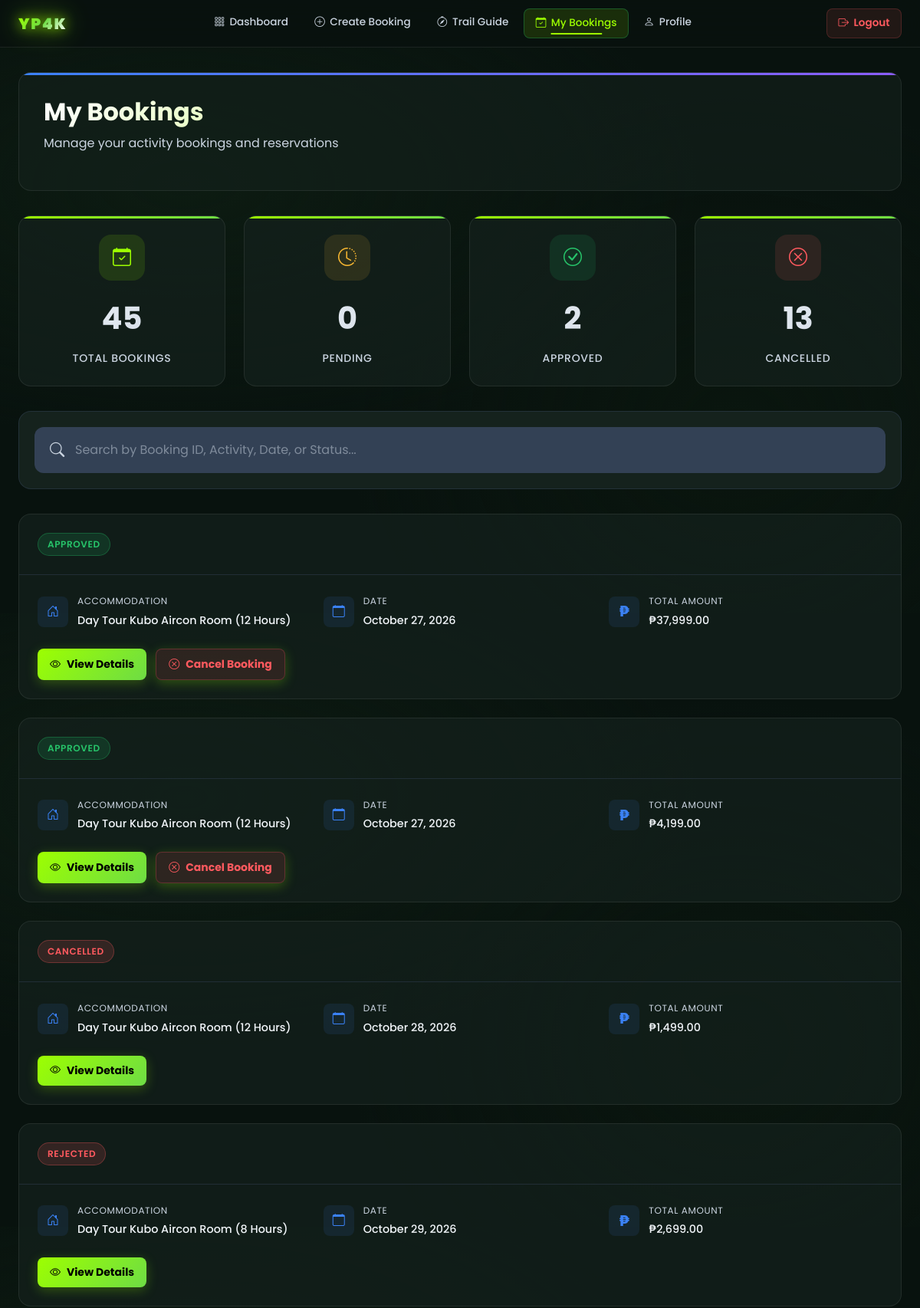
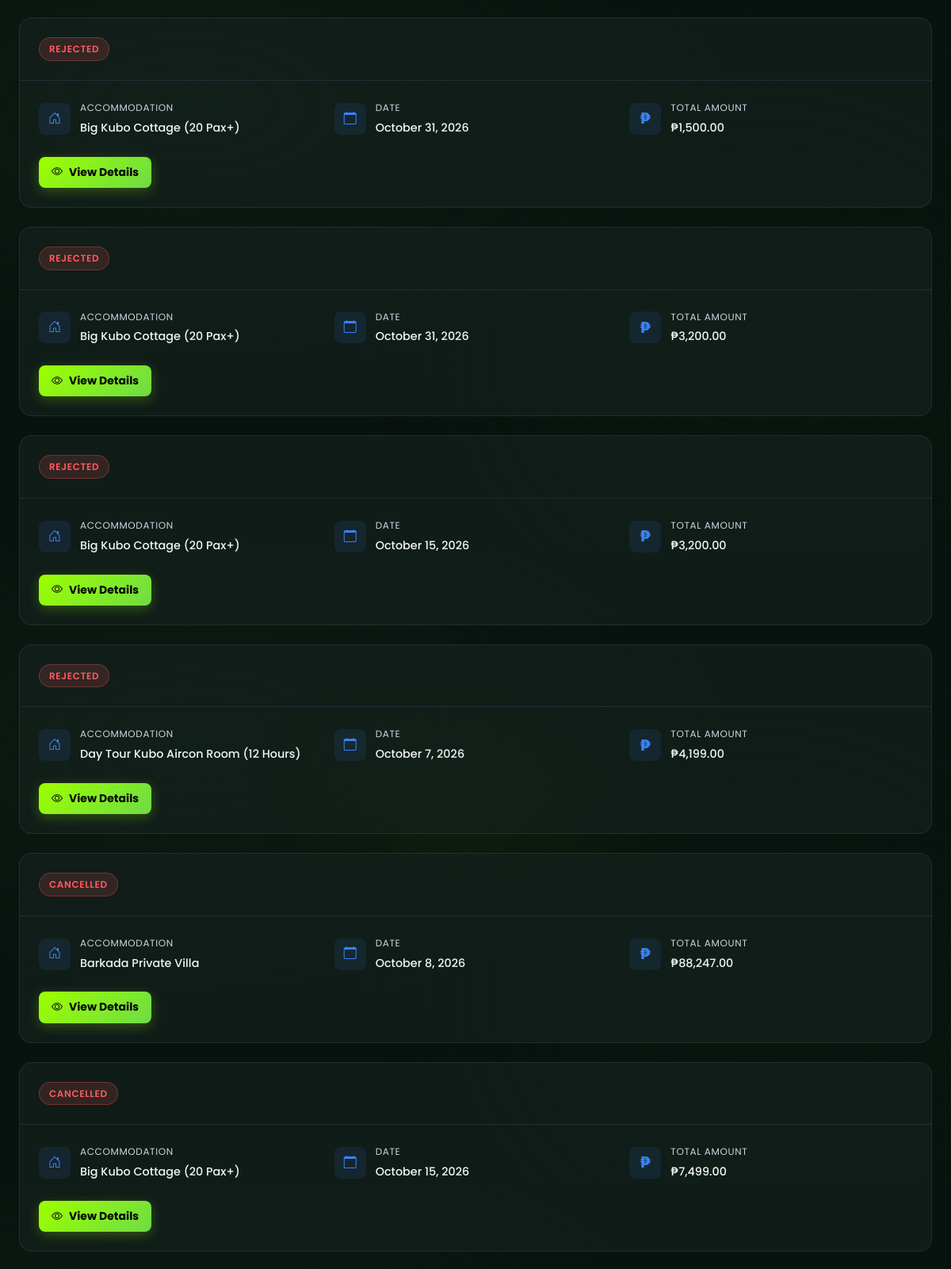
Page /User_Dashboard/my-bookings.php (signed in, upper part) on the committed database (2 pictures, top to bottom).
### tables this page shows
CREATE TABLE `bookings` (
  `id` int(11) NOT NULL,
  `booking_reference` varchar(20) NOT NULL,
  `user_id` int(11) DEFAULT NULL,
  `booking_type` enum('activity','accommodation','bundle') NOT NULL,
  `activity_id` int(11) DEFAULT NULL,
  `accommodation_id` int(11) DEFAULT NULL,
  `bundle_id` int(11) DEFAULT NULL,
  `status_id` int(11) NOT NULL DEFAULT 1,
  `full_name` varchar(255) NOT NULL,
  `email` varchar(255) NOT NULL,
  `phone_number` varchar(20) NOT NULL,
  `check_in_date` date NOT NULL,
  `check_in_time` time DEFAULT NULL,
  `check_out_date` date DEFAULT NULL,
  `check_out_time` time DEFAULT NULL,
  `number_of_days` int(11) DEFAULT NULL,
  `number_of_guests` int(11) NOT NULL DEFAULT 1,
  `special_requests` text DEFAULT NULL,
  `total_amount` decimal(10,2) NOT NULL,
  `payment_status` enum('pending','paid','refunded') DEFAULT 'pending',
  `payment_method` varchar(50) DEFAULT 'gcash',
  `booking_source` enum('online','walk_in') NOT NULL DEFAULT 'online',
  `guest_name` varchar(255) DEFAULT NULL,
  `guest_contact` varchar(30) DEFAULT NULL,
  `created_at` timestamp NOT NULL DEFAULT current_timestamp(),
  `updated_at` timestamp NOT NULL DEFAULT current_timestamp() ON UPDATE current_timestamp(),
  `payment_proof` varchar(500) DEFAULT NULL,
  `expires_at` datetime DEFAULT NULL
);

CREATE TABLE `booking_status` (
  `id` int(11) NOT NULL,
  `name` varchar(50) NOT NULL,
  `description` text DEFAULT NULL,
  `color` varchar(20) DEFAULT NULL,
  `is_active` tinyint(1) DEFAULT 1,
  `created_at` timestamp NOT NULL DEFAULT current_timestamp()
);

### User_Dashboard/my-bookings.php (the view, shortened to what this page needs)
<?php
$lastVisitedBookings = $_SESSION['last_visited_bookings'] ?? '2000-01-01 00:00:00';
global $conn;
$userId    = $_SESSION['user_id'];
$stmt = $conn->prepare("
    SELECT
        b.id,
        b.booking_reference,
        b.booking_type,
        b.activity_id,
        b.accommodation_id,
        b.bundle_id,
        b.full_name,
        b.email,
        b.phone_number,
        b.check_in_date,
        b.check_in_time,
        b.check_out_date,
        b.check_out_time,
        b.number_of_days,
        b.number_of_guests,
        b.special_requests,
        b.total_amount,
        b.payment_status,
        b.payment_proof,
        b.expires_at,
        TIMESTAMPDIFF(SECOND, NOW(), b.expires_at) as seconds_remaining,
        b.created_at,
        bs.name as status_name,
        bs.description as status_description,
        bs.color as status_color,
        CASE
            WHEN b.booking_type = 'activity' THEN a.name
            WHEN b.booking_type = 'bundle' THEN bun.name
            ELSE acc.name
        END as item_name,
        CASE
            WHEN b.booking_type = 'activity' THEN 'bi-activity'
            WHEN b.booking_type = 'bundle' THEN 'bi-box-seam'
            ELSE 'bi-house-door'
        END as item_icon,
        bun.description as bundle_description
    FROM bookings b
    LEFT JOIN booking_status bs ON b.status_id = bs.id
    LEFT JOIN activities a ON b.activity_id = a.id
    LEFT JOIN accommodations acc ON b.accommodation_id = acc.id
    LEFT JOIN bundles bun ON b.bundle_id = bun.id
    WHERE b.user_id = ?
    ORDER BY b.created_at DESC
");
$stmt->bind_param('i', $userId);
$stmt->execute();
$result = $stmt->get_result();
$bookings = [];
while ($row = $result->fetch_assoc()) {
    $bookings[] = $row;
}
$statsQuery = "
    SELECT
        bs.name as status,
        COUNT(*) as count
    FROM bookings b
    JOIN booking_status bs ON b.status_id = bs.id
    WHERE b.user_id = ?
    GROUP BY bs.name
";
$stmt = $conn->prepare($statsQuery);
$stmt->bind_param('i', $userId);
$stmt->execute();
$statsResult = $stmt->get_result();
$stats = [
    'pending_review' => 0,
    'approved' => 0,
    'rejected' => 0,
    'completed' => 0,
    'cancelled' => 0
];
while ($row = $statsResult->fetch_assoc()) {
    $stats[$row['status']] = $row['count'];
}
?>
<!DOCTYPE html>
<html lang="en">
<head>
    <link href="../assets/css/bootstrap.min.css" rel="stylesheet">
    <link rel="stylesheet" href="../css/resort-theme.css">
    <link rel="stylesheet" href="../css/dashboard-resort.css">
    <link rel="stylesheet" href="https://cdn.jsdelivr.net/npm/bootstrap-icons@1.11.0/font/bootstrap-icons.css">
</head>
<body>
    <?php include 'components/navigation.php'; ?>
    <div class="container-fluid px-4 bookings-container">
        <div class="page-header">
            <h1 class="page-title">My Bookings</h1>
            <p class="page-subtitle">Manage your activity bookings and reservations</p>
        </div>
        <div class="stats-grid">
            <div class="stat-card">
                <div class="stat-icon primary">
                    <i class="bi bi-calendar-check"></i>
                </div>
                <div class="stat-number"><?php echo count($bookings); ?></div>
                <div class="stat-label">Total Bookings</div>
            </div>
            <div class="stat-card">
                <div class="stat-icon warning">
                    <i class="bi bi-clock-history"></i>
                </div>
                <div class="stat-number"><?php echo $stats['pending_review']; ?></div>
                <div class="stat-label">Pending</div>
            </div>
            <div class="stat-card">
                <div class="stat-icon success">
                    <i class="bi bi-check-circle"></i>
                </div>
                <div class="stat-number"><?php echo $stats['approved']; ?></div>
                <div class="stat-label">Approved</div>
            </div>
            <div class="stat-card">
                <div class="stat-icon danger">
                    <i class="bi bi-x-circle"></i>
                </div>
                <div class="stat-number"><?php echo $stats['cancelled']; ?></div>
                <div class="stat-label">Cancelled</div>
            </div>
        </div>
        <div class="search-bar-container">
            <div class="search-input-wrapper">
                <i class="bi bi-search search-icon"></i>
                <input type="text" id="bookingSearchInput" class="premium-search-input" placeholder="Search by Booking ID, Activity, Date, or Status..." onkeyup="searchBookings()">
            </div>
        </div>
        <div id="bookingsList">
            <?php if (count($bookings) > 0): ?>
                <?php foreach ($bookings as $booking): ?>
                    <?php
                        $isUnread = ($booking['status_name'] === 'pending_review' && $booking['created_at'] > $lastVisitedBookings);
                        $highlightClass = $isUnread ? ' unread-highlight' : '';
                    ?>
                    <div class="booking-card<?php echo $highlightClass; ?>" data-booking-id="<?php echo $booking['id']; ?>" data-status="<?php echo $booking['status_name']; ?>" data-activity="<?php echo $booking['item_name']; ?>">
                        <div class="booking-header d-flex align-items-center justify-content-between flex-wrap gap-2">
                            <div class="d-flex align-items-center gap-2">
                                <span class="booking-status status-<?php echo $booking['status_name']; ?>">
                                    <?php echo ucfirst(str_replace('_', ' ', $booking['status_name'])); ?>
                                </span>
                            </div>
                        </div>
                        <div class="booking-body">
                            <div class="booking-info">
                                <div class="booking-info-item">
                                    <div class="booking-info-icon">
                                        <i class="bi <?php echo $booking['item_icon'] ?: 'bi-calendar-check'; ?>"></i>
                                    </div>
                                    <div class="booking-info-content">
                                        <div class="booking-info-label"><?php echo ucfirst($booking['booking_type']); ?></div>
                                        <div class="booking-info-value"><?php echo htmlspecialchars($booking['item_name']); ?></div>
                                    </div>
                                </div>
                                <div class="booking-info-item">
                                    <div class="booking-info-icon">
                                        <i class="bi bi-calendar"></i>
                                    </div>
                                    <div class="booking-info-content">
                                        <div class="booking-info-label">Date</div>
                                        <div class="booking-info-value"><?php echo date('F j, Y', strtotime($booking['check_in_date'])); ?></div>
                                    </div>
                                </div>
                                <div class="booking-info-item">
                                    <div class="booking-info-icon">
                                        <span style="font-weight: 800; font-style: normal; font-size: 1.2rem; line-height: 1;">&#8369;</span>
                                    </div>
                                    <div class="booking-info-content">
                                        <div class="booking-info-label">Total Amount</div>
                                        <div class="booking-info-value">&#8369;<?php echo number_format($booking['total_amount'], 2); ?></div>
                                    </div>
                                </div>
                            </div>
                            <div class="booking-actions">
                                <button class="btn-modern btn-primary-modern" onclick="viewBooking(<?php echo $booking['id']; ?>)">
                                    <i class="bi bi-eye"></i>View Details
                                </button>
                                <?php if ($booking['status_name'] === 'approved'): ?>
                                <button class="btn-modern btn-danger-modern" onclick="cancelBooking(<?php echo $booking['id']; ?>)">
                                    <i class="bi bi-x-circle"></i>Cancel Booking
                                </button>
                                <?php elseif ($booking['status_name'] === 'completed'): ?>
                                <button class="btn-modern btn-primary-modern" onclick="rebookActivity(<?php echo $booking['id']; ?>)">
                                    <i class="bi bi-arrow-repeat"></i>Book Again
                                </button>
                                <?php endif; ?>
                            </div>
                        </div>
                    </div>
                <?php endforeach; ?>
            <?php endif; ?>
        </div>
    </div>
</body>
</html>

### css/resort-theme.css (style rules this page uses)
:root { --bg-primary: #08120E; --bg-secondary: #101B17; --bg-card: #15221D; --bg-card-2: #1A2B22; --bg-elevated: #1E3028; --nav-bg: rgba(9, 18, 15, 0.88); --accent: #9DFF00; --accent-2: #6EDC45; --accent-3: #4BBF2E; --accent-dim: rgba(157, 255, 0, 0.5); --glow: rgba(157, 255, 0, 0.18); --glow-sm: rgba(157, 255, 0, 0.08); --glow-lg: rgba(157, 255, 0, 0.25); --text: #FFFFFF; --text-2: #cbd5e1; --text-muted: #cbd5e1; --text-dim: #94a3b8; --success: #27C46A; --warning: #F7B731; --error: #FF5A5F; --info: #B8C4BE; --border: rgba(255, 255, 255, 0.08); --border-2: rgba(255, 255, 255, 0.04); --border-accent: rgba(157, 255, 0, 0.3); --border-hover: rgba(157, 255, 0, 0.5); --shadow-sm: 0 1px 4px rgba(0,0,0,0.5); --shadow-md: 0 4px 20px rgba(0,0,0,0.55); --shadow-lg: 0 10px 40px rgba(0,0,0,0.65); --shadow-xl: 0 20px 60px rgba(0,0,0,0.7); --shadow-glow: 0 0 30px rgba(157, 255, 0, 0.12); --shadow-glow-lg:0 0 60px rgba(157, 255, 0, 0.2); --radius-xs: 6px; --radius-sm: 10px; --radius-md: 14px; --radius-lg: 18px; --radius-xl: 24px; --radius-2xl: 32px; --t: all 0.3s cubic-bezier(0.4, 0, 0.2, 1); --t-fast: all 0.15s ease; --t-slow: all 0.5s cubic-bezier(0.4, 0, 0.2, 1); --font: 'Poppins', -apple-system, BlinkMacSystemFont, sans-serif; }
*, *::before, *::after { margin: 0; padding: 0; box-sizing: border-box; }
html { scroll-behavior: smooth; overflow-x: hidden; }
body { font-family: var(--font); background-color: var(--bg-primary); color: var(--text); min-height: 100vh; line-height: 1.65; overflow-x: hidden; -webkit-font-smoothing: antialiased; }

### User_Dashboard/components/navigation.php (style rules this page uses)
main, .container-fluid, .content-container { animation: fadeIn 0.3s ease-out forwards; }

### rows in the picture
bookings: status.name "APPROVED", booking_type "ACCOMMODATION", item_name "Day Tour Kubo Aircon Room (12 Hours)", check_in_date "October 27, 2026", total_amount "37,999.00"
bookings: status.name "APPROVED", booking_type "ACCOMMODATION", item_name "Day Tour Kubo Aircon Room (12 Hours)", check_in_date "October 27, 2026", total_amount "4,199.00"
bookings: status.name "CANCELLED", booking_type "ACCOMMODATION", item_name "Day Tour Kubo Aircon Room (12 Hours)", check_in_date "October 28, 2026", total_amount "1,499.00"
bookings: status.name "REJECTED", booking_type "ACCOMMODATION", item_name "Day Tour Kubo Aircon Room (8 Hours)", check_in_date "October 29, 2026", total_amount "2,699.00"
bookings: status.name "REJECTED", booking_type "ACCOMMODATION", item_name "Big Kubo Cottage (20 Pax+)", check_in_date "October 31, 2026", total_amount "1,500.00"
bookings: status.name "REJECTED", booking_type "ACCOMMODATION", item_name "Big Kubo Cottage (20 Pax+)", check_in_date "October 31, 2026", total_amount "3,200.00"
bookings: status.name "REJECTED", booking_type "ACCOMMODATION", item_name "Big Kubo Cottage (20 Pax+)", check_in_date "October 15, 2026", total_amount "3,200.00"
bookings: status.name "REJECTED", booking_type "ACCOMMODATION", item_name "Day Tour Kubo Aircon Room (12 Hours)", check_in_date "October 7, 2026", total_amount "4,199.00"
bookings: status.name "CANCELLED", booking_type "ACCOMMODATION", item_name "Barkada Private Villa", check_in_date "October 8, 2026", total_amount "88,247.00"
bookings: status.name "CANCELLED", booking_type "ACCOMMODATION", item_name "Big Kubo Cottage (20 Pax+)", check_in_date "October 15, 2026", total_amount "7,499.00"

### other values in the picture
count($bookings) "45"
$stats['pending_review'] "0"
$stats['approved'] "2"
$stats['cancelled'] "13"
